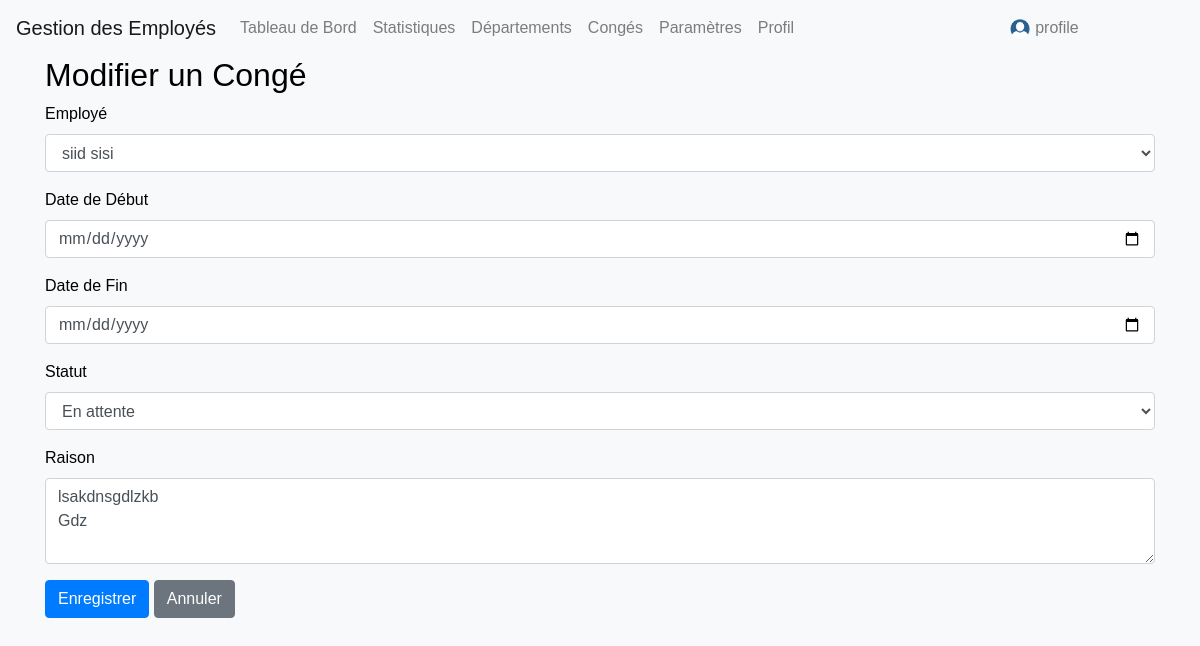
Screenshot of /leaves/edit/1/ with the database file from the repository.
### gestion/models.py (models this page shows, shortened)
class LeaveRequest(models.Model):
    STATUS_CHOICES = [
        ('pending', 'En attente'),
        ('approved', 'Approuvé'),
        ('rejected', 'Rejeté'),
    ]
    employee = models.ForeignKey(Employee, on_delete=models.CASCADE, related_name='leave_requests')
    start_date = models.DateField()
    end_date = models.DateField()
    status = models.CharField(max_length=20, choices=STATUS_CHOICES, default='pending')
    reason = models.TextField(blank=True, null=True)

class Employee(models.Model):
    first_name = models.CharField(max_length=100)
    last_name = models.CharField(max_length=100)
    email = models.EmailField(unique=True)
    position = models.CharField(max_length=100)
    hire_date = models.DateField()
    salary = models.DecimalField(max_digits=10, decimal_places=2)
    contact = models.CharField(max_length=15, blank=True, null=True)
    department = models.ForeignKey(Department, on_delete=models.SET_NULL, null=True, blank=True)

### gestion/views.py (the view, shortened to what this page needs)
# urls.py: path('leaves/edit/<int:pk>/', views.leave_edit, name='leave_edit'),
def leave_edit(request, pk):
    leave_request = get_object_or_404(LeaveRequest, pk=pk)
    employees = Employee.objects.all()
    return render(request, 'leave_form.html', {'leave_request': leave_request, 'employees': employees})

### gestion/templates/leave_form.html (shortened to what this page needs)
{% extends 'base.html' %}
{% block content %}
<div class="container">
    <h2>{% if leave_request %}Modifier{% else %}Ajouter{% endif %} un Congé</h2>
    <form method="post">
        <div class="form-group">
            <label for="employee">Employé</label>
            <select class="form-control" id="employee" name="employee" required>
                {% for employee in employees %}
                    <option value="{{ employee.pk }}" {% if leave_request and leave_request.employee.pk == employee.pk %}selected{% endif %}>
                        {{ employee.first_name }} {{ employee.last_name }}
                    </option>
                {% endfor %}
            </select>
        </div>
        <div class="form-group">
            <label for="start_date">Date de Début</label>
            <input type="date" class="form-control" id="start_date" name="start_date" value="{{ leave_request.start_date|default_if_none:'' }}" required>
        </div>
        <div class="form-group">
            <label for="end_date">Date de Fin</label>
            <input type="date" class="form-control" id="end_date" name="end_date" value="{{ leave_request.end_date|default_if_none:'' }}" required>
        </div>
        <div class="form-group">
            <label for="status">Statut</label>
            <select class="form-control" id="status" name="status" required>
                <option value="pending" {% if leave_request and leave_request.status == 'pending' %}selected{% endif %}>En attente</option>
            </select>
        </div>
        <div class="form-group">
            <label for="reason">Raison</label>
            <textarea class="form-control" id="reason" name="reason" rows="3">{{ leave_request.reason|default_if_none:'' }}</textarea>
        </div>
        <button type="submit" class="btn btn-primary">Enregistrer</button>
        <a href="{% url 'leave_list' %}" class="btn btn-secondary">Annuler</a>
    </form>
</div>
{% endblock %}

### gestion/static/style.css (style rules this page uses)
body { font-family: 'Arial', sans-serif; background-color: #f8f9fa; }

### rows the page displays
LeaveRequest: employee "siid sisi", status "En attente", reason "lsakdnsgdlzkb Gdz"
